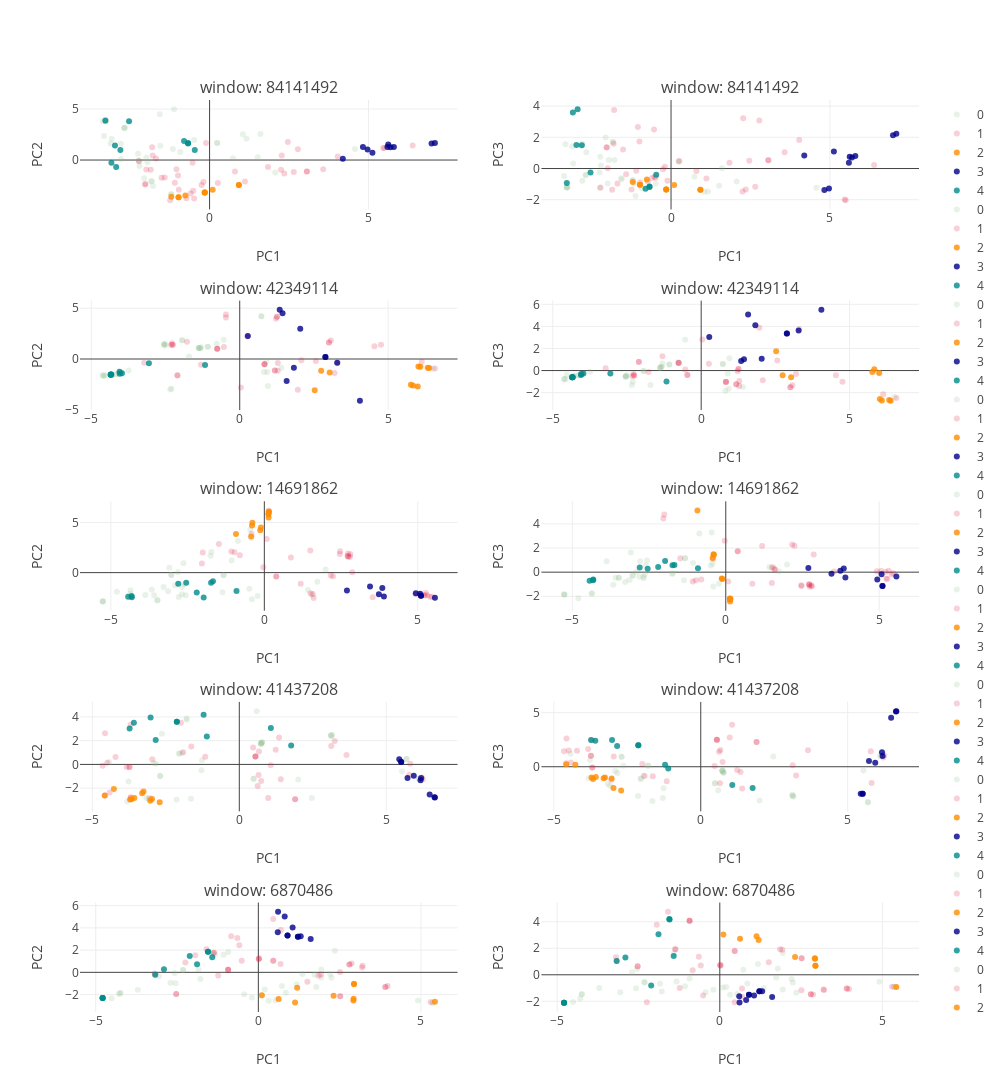

Source (notebook cell):
### Markdown cell above
### I. Local variation sample

Visualize genetic structure at local windows using PCA. Plot colors will correspond to the Mean shift clustering above. 

Use the list `plot_who` to plot only accessions from specific groups.

Use the list `shade` to lower the opacity of samples from specific groups.

### Code cell
## a look at local windows
from structure_tools.Tutorial_subplots import window_sample_plot

windows_pick= 5
Chr= 1

plot_who= []
shade= [0,1]

window_sample_plot(Windows,
                   label_select,
                   PCA_color_ref,
                   plot_who= plot_who,
                   shade= shade,
                   Chr= 1,
                   windows_pick= windows_pick,
                   height= 1500,width= 1000)

### Figure 1 — Plotly figure (JSON) as saved in the notebook; plotly's stock layout.template omitted (floating-point values rounded to 4 significant figures)
{"data": [{"marker": {"color": "darkseagreen", "line": {"width": 0}, "opacity": 0.2, "size": 6, "symbol": "circle"}, "mode": "markers", "name": "0", "type": "scatter", "uid": "997e47ba-b1a7-4291-a607-3b8f530bb353", "x": [-1.119, -0.4847, -2.668, -1.828, 4.576, -2.249, -3.28, -2.228, -3.322, -2.683, -2.683, -1.566, -1.955, -3.254, -1.778, -2.789, -3.28, -1.828, 1.513, 0.7363, 1.049, -1.208, -1.552, 0.2384, -1.154, 2.064, -2.79, -1.208, 1.163, 1.601, -3.111, -2.24, -3.28, -3.365, -2.205, -0.9228, 0.2384, -3.076, -1.99, -2.059], "xaxis": "x", "y": [4.982, 1.958, 3.177, -2.077, 1.091, 0.6182, 3.915, -0.1061, 2.346, 3.132, 3.132, 4.495, -0.2218, 3.845, -2.557, 0.08982, 3.915, -2.077, 0.2728, 0.1684, 2.52, -3.35, 1.39, 1.666, 1.089, -1.214, 1.598, -3.35, 2.096, 2.548, 1.625, -0.02553, 3.915, 3.795, -0.585, 0.7993, 1.666, 2.063, 0.2312, -1.787], "yaxis": "y"}, {"marker": {"color": "crimson", "line": {"width": 0}, "opacity": 0.2, "size": 6, "symbol": "circle"}, "mode": "markers", "name": "1", "type": "scatter", "uid": "57f956d0-1e25-4d35-9bd1-a7ab5968f8bb", "x": [-0.1927, 2.649, -0.1131, -0.9943, -1.242, 2.27, 3.574, -1.413, 2.351, 3.06, -1.095, -0.2532, 0.7986, -0.5982, -2.22, -1.791, 4.034, -0.5153, 0.2614, -1.992, -2.016, 6.389, 1.113, 5.464, -1.852, 3.06, -0.4865, -1.807, -1.043, -0.7276, 2.778, 2.463, -0.9694, 1.838, -1.686, -2.032, -1.509, 2.248, -0.5352, 5.496], "xaxis": "x", "y": [-2.143, -1.161, 1.668, -1.525, -3.938, 0.4343, -0.9148, -1.719, -1.321, -1.116, -2.215, -2.446, -1.115, -3.287, -0.1256, 0.4451, 0.3388, -2.999, -2.241, -0.9348, -2.346, 1.414, -2.1, 1.168, -0.959, -1.116, -3.763, 1.247, -0.8919, -3.738, 1.055, 1.77, -2.901, -0.6906, 0.1454, -2.388, -1.726, -0.9532, -0.2711, 1.173], "yaxis": "y"}, {"marker": {"color": "darkorange", "line": {"width": 0}, "opacity": 0.8, "size": 6, "symbol": "circle"}, "mode": "markers", "name": "2", "type": "scatter", "uid": "ae595684-f3d5-4687-926f-48b7ec7affaf", "x": [0.9224, -0.1519, -1.204, -0.1519, 0.9224, -0.9765, -0.9765, 0.09781, -0.1519, -0.7616], "xaxis": "x", "y": [-2.448, -3.172, -3.592, -3.172, -2.448, -3.64, -3.64, -2.915, -3.172, -3.472], "yaxis": "y"}, {"marker": {"color": "darkblue", "line": {"width": 0}, "opacity": 0.8, "size": 6, "symbol": "circle"}, "mode": "markers", "name": "3", "type": "scatter", "uid": "6eefe36d-e4de-4725-842f-de5486cb666e", "x": [5.596, 4.192, 5.693, 7.09, 5.798, 4.824, 5.621, 4.969, 6.984, 5.124], "xaxis": "x", "y": [1.277, 0.1337, 1.246, 1.662, 1.282, 1.271, 1.515, 1.033, 1.626, 0.718], "yaxis": "y"}, {"marker": {"color": "darkcyan", "line": {"width": 0}, "opacity": 0.8, "size": 6, "symbol": "circle"}, "mode": "markers", "name": "4", "type": "scatter", "uid": "1dd12e09-25bb-43ee-9f03-e64453a9382b", "x": [-0.6773, -0.6778, -2.806, -3.089, -3.279, -0.8036, -2.533, -2.977, -2.939, -0.4662], "xaxis": "x", "y": [1.674, 1.618, 0.9911, -0.2641, 3.863, 1.86, 3.811, 1.434, -0.6721, 0.9848], "yaxis": "y"}, {"marker": {"color": "darkseagreen", "line": {"width": 0}, "opacity": 0.2, "size": 6, "symbol": "circle"}, "mode": "markers", "name": "0", "type": "scatter", "uid": "22448760-90af-4521-a4aa-fe06ff33fa0b", "x": [-1.119, -0.4847, -2.668, -1.828, 4.576, -2.249, -3.28, -2.228, -3.322, -2.683, -2.683, -1.566, -1.955, -3.254, -1.778, -2.789, -3.28, -1.828, 1.513, 0.7363, 1.049, -1.208, -1.552, 0.2384, -1.154, 2.064, -2.79, -1.208, 1.163, 1.601, -3.111, -2.24, -3.28, -3.365, -2.205, -0.9228, 0.2384, -3.076, -1.99, -2.059], "xaxis": "x2", "y": [-1.76, -0.9835, 1.042, 1.694, -1.237, -0.2629, -1.211, 0.7592, 1.558, -0.4193, -0.4193, -0.6176, 0.5438, -1.171, 0.551, 1.583, -1.211, 1.694, -1.106, -0.5304, -1.492, -0.7528, -0.6891, 0.4485, -0.9673, -0.8289, -0.7852, -0.7528, -1.469, 0.01122, 1.406, -1.251, -1.211, -0.4857, 0.2014, -1.257, 0.4485, 0.324, -0.9627, 1.984], "yaxis": "y2"}, {"marker": {"color": "crimson", "line": {"width": 0}, "opacity": 0.2, "size": 6, "symbol": "circle"}, "mode": "markers", "name": "1", "type": "scatter", "uid": "f2bbb61a-1900-4eb4-996f-d8adb25fdcb7", "x": [-0.1927, 2.649, -0.1131, -0.9943, -1.242, 2.27, 3.574, -1.413, 2.351, 3.06, -1.095, -0.2532, 0.7986, -0.5982, -2.22, -1.791, 4.034, -0.5153, 0.2614, -1.992, -2.016, 6.389, 1.113, 5.464, -1.852, 3.06, -0.4865, -1.807, -1.043, -0.7276, 2.778, 2.463, -0.9694, 1.838, -1.686, -2.032, -1.509, 2.248, -0.5352, 5.496], "xaxis": "x2", "y": [0.1195, -1.167, -0.7865, 1.727, -1.35, 3.229, 1.043, -0.3698, -1.343, 0.5291, -0.1439, -0.03957, -0.1661, -0.6152, -1.21, 3.756, 1.821, -0.5281, 0.475, 0.0144, 1.369, 0.2289, -0.6385, -1.981, -1.359, 0.5291, -0.5857, 1.595, 2.66, -0.8359, 3.073, 0.5013, -0.8836, 0.3652, -0.9551, 1.349, 1.213, -1.48, 2.504, -2.032], "yaxis": "y2"}, {"marker": {"color": "darkorange", "line": {"width": 0}, "opacity": 0.8, "size": 6, "symbol": "circle"}, "mode": "markers", "name": "2", "type": "scatter", "uid": "4164df56-71a1-4842-ab8a-0f648f1e3fd8", "x": [0.9224, -0.1519, -1.204, -0.1519, 0.9224, -0.9765, -0.9765, 0.09781, -0.1519, -0.7616], "xaxis": "x2", "y": [-1.361, -1.346, -0.8637, -1.346, -1.361, -1.043, -1.043, -1.058, -1.346, -0.7028], "yaxis": "y2"}, {"marker": {"color": "darkblue", "line": {"width": 0}, "opacity": 0.8, "size": 6, "symbol": "circle"}, "mode": "markers", "name": "3", "type": "scatter", "uid": "cbd12172-4de8-40f4-ac93-c62e1eb8aa6d", "x": [5.596, 4.192, 5.693, 7.09, 5.798, 4.824, 5.621, 4.969, 6.984, 5.124], "xaxis": "x2", "y": [0.374, 0.8405, 0.7021, 2.231, 0.798, -1.379, 0.752, -1.283, 2.135, 1.083], "yaxis": "y2"}, {"marker": {"color": "darkcyan", "line": {"width": 0}, "opacity": 0.8, "size": 6, "symbol": "circle"}, "mode": "markers", "name": "4", "type": "scatter", "uid": "cca28d5b-d719-4b9a-8aaa-0eb44e51a12d", "x": [-0.6773, -0.6778, -2.806, -3.089, -3.279, -0.8036, -2.533, -2.977, -2.939, -0.4662], "xaxis": "x2", "y": [-1.189, -1.147, 1.496, 3.593, -0.9359, -1.303, -0.2487, 1.507, 3.801, -0.4034], "yaxis": "y2"}, {"marker": {"color": "darkseagreen", "line": {"width": 0}, "opacity": 0.2, "size": 6, "symbol": "circle"}, "mode": "markers", "name": "0", "type": "scatter", "uid": "a89f4536-60d3-4d08-84ad-265a24798cd1", "x": [-1.301, -1.336, -4.53, -4.618, -1.94, -1.708, -0.5381, -4.303, 0.7293, -1.94, -4.05, 5.926, -2.543, 0.7293, -0.7772, -1.38, -4.006, -2.543, -2.534, -2.336, 0.927, 0.8927, -2.301, -2.543, 1.403, -4.609, -1.336, -2.499, -1.075, 0.8168, -3.744, -4.153, -4.153, -4.568, -1.38, -1.075, 0.949, 6.506, -1.38, -4.303], "xaxis": "x3", "y": [1.153, 1.067, -1.625, -1.582, 1.857, 0.2413, 1.885, -1.565, 4.202, 1.857, -1.25, -2.701, 1.452, 4.202, 1.499, 1.094, -1.278, 1.452, 1.314, -3.004, -1.289, -0.2265, -2.918, 1.452, -0.8607, -1.683, 1.067, 1.425, 1.213, -1.28, -1.132, -1.482, -1.482, -1.637, 1.094, 1.213, -2.662, -0.923, 1.094, -1.565], "yaxis": "y3"}, {"marker": {"color": "crimson", "line": {"width": 0}, "opacity": 0.2, "size": 6, "symbol": "circle"}, "mode": "markers", "name": "1", "type": "scatter", "uid": "a088e324-da96-4ebd-895b-90e9cde6b1a4", "x": [1.224, 0.8372, -0.7555, 3.195, 0.8293, 6.131, 3.005, -2.283, -0.7555, -0.7633, 2.564, 6.575, -0.5342, 4.538, -0.4641, 1.283, 1.255, 3.071, 3.005, -2.254, 1.282, -0.4647, -4.012, -2.315, -1.777, 0.8372, 1.182, 0.2599, 4.76, 0.03664, 2.076, -2.262, -3.218, -2.099, 1.255, 1.182, 3.301, 1.958, -1.305, -2.099], "xaxis": "x3", "y": [3.976, -0.507, 1.007, -1.369, -0.5058, -0.2637, 1.637, 1.552, 1.007, 1.008, -0.2031, -0.9244, 1.172, 1.25, 4.088, -0.3879, 4.157, 1.818, 1.637, 1.393, -1.168, 4.379, -1.411, 1.371, 1.693, -0.507, -1.137, 2.217, 1.415, -2.815, -0.1226, 1.395, -0.3659, -1.605, 4.157, -1.137, -0.3986, -3.018, -0.5596, -1.612], "yaxis": "y3"}, {"marker": {"color": "darkorange", "line": {"width": 0}, "opacity": 0.8, "size": 6, "symbol": "circle"}, "mode": "markers", "name": "2", "type": "scatter", "uid": "6988bfb7-d3fc-4cc9-b27f-4e07408ffd35", "x": [5.998, 6.334, 5.766, 2.525, 6.02, 5.832, 6.382, 2.744, 3.031, 6.087], "xaxis": "x3", "y": [-2.697, -0.8732, -2.544, -3.067, -0.7396, -2.611, -0.8976, -1.158, -1.333, -0.7605], "yaxis": "y3"}, {"marker": {"color": "darkblue", "line": {"width": 0}, "opacity": 0.8, "size": 6, "symbol": "circle"}, "mode": "markers", "name": "3", "type": "scatter", "uid": "c7c1fda3-5d43-437c-ba5b-86a4ba3ac4c3", "x": [4.049, 1.346, 2.039, 1.581, 0.2722, 1.442, 3.282, 2.886, 1.824, 2.886], "xaxis": "x3", "y": [-4.121, 4.84, 2.97, -2.159, 2.276, 4.496, -0.366, 0.2003, -0.8509, 0.2003], "yaxis": "y3"}, {"marker": {"color": "darkcyan", "line": {"width": 0}, "opacity": 0.8, "size": 6, "symbol": "circle"}, "mode": "markers", "name": "4", "type": "scatter", "uid": "37980eeb-4b3d-47a3-847e-5a6ee1b4665e", "x": [-4.336, -4.05, -1.168, -3.059, -4.042, -4.332, -4.347, -4.332, -3.968, -4.347], "xaxis": "x3", "y": [-1.537, -1.25, -0.5951, -0.4237, -1.44, -1.533, -1.548, -1.533, -1.397, -1.548], "yaxis": "y3"}, {"marker": {"color": "darkseagreen", "line": {"width": 0}, "opacity": 0.2, "size": 6, "symbol": "circle"}, "mode": "markers", "name": "0", "type": "scatter", "uid": "70e48d5d-6c59-481e-9bee-ea21ccd44977", "x": [-1.301, -1.336, -4.53, -4.618, -1.94, -1.708, -0.5381, -4.303, 0.7293, -1.94, -4.05, 5.926, -2.543, 0.7293, -0.7772, -1.38, -4.006, -2.543, -2.534, -2.336, 0.927, 0.8927, -2.301, -2.543, 1.403, -4.609, -1.336, -2.499, -1.075, 0.8168, -3.744, -4.153, -4.153, -4.568, -1.38, -1.075, 0.949, 6.506, -1.38, -4.303], "xaxis": "x4", "y": [0.6483, 0.3471, -0.3914, -0.7715, -0.03725, -1.317, 2.781, -0.4997, 0.6035, -0.03725, -0.3978, -0.1278, -0.5404, 0.6035, 0.7461, 0.243, -0.2936, -0.5404, -0.5238, -1.315, -1.651, -0.2757, -1.014, -0.5404, -1.494, -0.7968, 0.3471, -0.4362, 0.54, -1.835, -0.1007, -0.4403, -0.4403, -0.7601, 0.243, 0.54, 1.125, -2.401, 0.243, -0.4997], "yaxis": "y4"}, {"marker": {"color": "crimson", "line": {"width": 0}, "opacity": 0.2, "size": 6, "symbol": "circle"}, "mode": "markers", "name": "1", "type": "scatter", "uid": "6791bb51-8462-4e69-a255-e1855a85dc9d", "x": [1.224, 0.8372, -0.7555, 3.195, 0.8293, 6.131, 3.005, -2.283, -0.7555, -0.7633, 2.564, 6.575, -0.5342, 4.538, -0.4641, 1.283, 1.255, 3.071, 3.005, -2.254, 1.282, -0.4647, -4.012, -2.315, -1.777, 0.8372, 1.182, 0.2599, 4.76, 0.03664, 2.076, -2.262, -3.218, -2.099, 1.255, 1.182, 3.301, 1.958, -1.305, -2.099], "xaxis": "x4", "y": [-0.06332, -1.039, 0.6782, -0.3045, -1.014, -2.139, -1.503, -0.3011, 0.6782, 0.7033, 0.9216, -2.496, 0.09097, -0.4214, -0.4125, -0.9375, 0.1494, -1.338, -1.503, -0.451, -1.396, -0.3926, -0.2967, -0.5138, -0.1369, -1.039, -1.244, 0.6072, -1.009, 2.808, -0.8801, -0.4258, 0.2195, 0.7712, 0.1494, -1.244, 3.758, 3.875, 1.287, 0.7951], "yaxis": "y4"}, {"marker": {"color": "darkorange", "line": {"width": 0}, "opacity": 0.8, "size": 6, "symbol": "circle"}, "mode": "markers", "name": "2", "type": "scatter", "uid": "0c46fb22-f27b-4d27-97b4-b26a2f59e692", "x": [5.998, 6.334, 5.766, 2.525, 6.02, 5.832, 6.382, 2.744, 3.031, 6.087], "xaxis": "x4", "y": [-0.2112, -2.671, -0.1203, 1.738, -2.586, 0.1146, -2.746, -0.4201, -0.6155, -2.704], "yaxis": "y4"}, {"marker": {"color": "darkblue", "line": {"width": 0}, "opacity": 0.8, "size": 6, "symbol": "circle"}, "mode": "markers", "name": "3", "type": "scatter", "uid": "9d78dd1f-7ab4-40cb-8f3a-821616f65305", "x": [4.049, 1.346, 2.039, 1.581, 0.2722, 1.442, 3.282, 2.886, 1.824, 2.886], "xaxis": "x4", "y": [5.499, 0.859, 1.075, 5.072, 3.029, 1.014, 3.622, 3.351, 4.096, 3.351], "yaxis": "y4"}, {"marker": {"color": "darkcyan", "line": {"width": 0}, "opacity": 0.8, "size": 6, "symbol": "circle"}, "mode": "markers", "name": "4", "type": "scatter", "uid": "69808d83-bc7a-49fa-b763-d3f30cc44f55", "x": [-4.336, -4.05, -1.168, -3.059, -4.042, -4.332, -4.347, -4.332, -3.968, -4.347], "xaxis": "x4", "y": [-0.6011, -0.3978, -1.0, -0.2756, -0.3106, -0.5988, -0.6057, -0.5988, -0.2776, -0.6057], "yaxis": "y4"}, {"marker": {"color": "darkseagreen", "line": {"width": 0}, "opacity": 0.2, "size": 6, "symbol": "circle"}, "mode": "markers", "name": "0", "type": "scatter", "uid": "7db27896-86e4-4331-a80c-799ab6560aa9", "x": [-3.033, -5.269, -0.4893, -1.329, -2.789, -4.804, -1.329, -3.281, -2.812, -1.725, -2.605, -0.2201, -3.485, -0.4059, -3.097, -3.134, -4.369, -1.064, -3.033, 1.729, 1.545, -5.25, -1.362, -3.485, -2.676, -0.8606, 1.997, 1.42, -2.563, -2.685, -0.4587, -2.636, -3.666, -0.4292, -2.906, -1.751, -3.878, -5.269, -4.359, -3.591], "xaxis": "x5", "y": [-0.226, -2.882, -1.616, -0.2727, -2.427, -1.901, -0.2727, -1.428, 0.0343, 2.056, -1.124, -2.338, -2.746, -2.661, 0.4893, -1.852, -2.104, 1.213, -0.226, -0.9147, -2.218, -2.867, -1.955, -2.746, -1.445, 3.145, 0.3024, -1.742, -2.266, -2.166, 4.302, 0.9344, -1.696, 3.458, -1.271, 1.693, -2.243, -2.882, -1.761, -2.255], "yaxis": "y5"}, {"marker": {"color": "crimson", "line": {"width": 0}, "opacity": 0.2, "size": 6, "symbol": "circle"}, "mode": "markers", "name": "1", "type": "scatter", "uid": "e1762e21-5cfd-4e74-9968-e4dba847b685", "x": [5.405, -2.006, 5.208, 0.389, 2.738, -1.076, 1.499, 5.308, 0.07983, -1.482, 5.264, 0.136, -0.03437, 2.803, 2.716, 2.716, 1.58, -0.9727, -0.7987, 2.791, 2.728, 5.458, 0.1411, 3.532, 5.229, 2.238, -0.4172, 0.389, 1.504, 5.063, 4.926, 2.457, 2.163, 0.8651, 2.864, 0.1296, 1.185, 1.606, 2.469, -2.035], "xaxis": "x5", "y": [-2.399, 2.015, -2.239, -0.3972, 1.571, 2.096, 2.208, -2.249, 3.344, 2.857, -2.044, 5.814, 0.5291, 1.844, 1.647, 1.647, -2.145, 2.039, 1.723, 1.573, 1.918, -2.397, 6.199, -2.467, -2.291, -0.3618, 3.879, -0.3972, -2.07, -2.168, -2.162, 1.859, -0.2875, 1.503, 0.02787, 5.928, -1.113, -2.537, 2.13, 0.922], "yaxis": "y5"}, {"marker": {"color": "darkorange", "line": {"width": 0}, "opacity": 0.8, "size": 6, "symbol": "circle"}, "mode": "markers", "name": "2", "type": "scatter", "uid": "342d9817-a3c2-4333-a29a-40a33f147609", "x": [-0.1321, -0.3999, -0.4286, 0.1389, 0.136, -0.9243, 0.1474, -0.3884, -0.1113, 0.1474], "xaxis": "x5", "y": [4.232, 4.702, 3.608, 5.51, 5.814, 3.861, 6.085, 4.973, 4.499, 6.085], "yaxis": "y5"}, {"marker": {"color": "darkblue", "line": {"width": 0}, "opacity": 0.8, "size": 6, "symbol": "circle"}, "mode": "markers", "name": "3", "type": "scatter", "uid": "b6e2f869-3909-44c8-8546-b40208d0b46a", "x": [5.559, 3.444, 5.106, 4.936, 5.106, 3.733, 2.691, 5.076, 3.896, 3.845], "xaxis": "x5", "y": [-2.512, -1.38, -2.311, -2.064, -2.311, -2.147, -1.773, -2.119, -2.388, -1.536], "yaxis": "y5"}, {"marker": {"color": "darkcyan", "line": {"width": 0}, "opacity": 0.8, "size": 6, "symbol": "circle"}, "mode": "markers", "name": "4", "type": "scatter", "uid": "3fb52545-70e5-4685-8bdd-9470dedabda4", "x": [-1.736, -1.674, -2.804, -4.326, -0.907, -2.203, -1.977, -4.318, -4.437, -2.545], "xaxis": "x5", "y": [-1.009, -0.8537, -1.105, -2.339, -1.841, -1.976, -2.491, -2.457, -2.409, -1.016], "yaxis": "y5"}, {"marker": {"color": "darkseagreen", "line": {"width": 0}, "opacity": 0.2, "size": 6, "symbol": "circle"}, "mode": "markers", "name": "0", "type": "scatter", "uid": "1a84081e-597d-4c6a-a039-3a7d7c1ffd86", "x": [-3.033, -5.269, -0.4893, -1.329, -2.789, -4.804, -1.329, -3.281, -2.812, -1.725, -2.605, -0.2201, -3.485, -0.4059, -3.097, -3.134, -4.369, -1.064, -3.033, 1.729, 1.545, -5.25, -1.362, -3.485, -2.676, -0.8606, 1.997, 1.42, -2.563, -2.685, -0.4587, -2.636, -3.666, -0.4292, -2.906, -1.751, -3.878, -5.269, -4.359, -3.591], "xaxis": "x6", "y": [-0.2661, -1.846, 0.5607, 1.145, 0.9119, -2.166, 1.145, -0.8132, -0.383, -0.09811, 0.57, -0.9552, -0.4682, -1.182, 1.633, -0.6398, -1.798, 0.7701, -0.2661, 0.08409, 0.4259, -1.849, -0.6711, -0.4682, -0.5057, 3.213, 0.6281, 0.428, 0.9689, -0.3837, 3.283, -0.1971, -1.04, 0.691, 0.04378, -0.1446, 0.9139, -1.846, -1.747, -0.4692], "yaxis": "y6"}, {"marker": {"color": "crimson", "line": {"width": 0}, "opacity": 0.2, "size": 6, "symbol": "circle"}, "mode": "markers", "name": "1", "type": "scatter", "uid": "2dde8020-8181-4a16-ab02-50da609b6f78", "x": [5.405, -2.006, 5.208, 0.389, 2.738, -1.076, 1.499, 5.308, 0.07983, -1.482, 5.264, 0.136, -0.03437, 2.803, 2.716, 2.716, 1.58, -0.9727, -0.7987, 2.791, 2.728, 5.458, 0.1411, 3.532, 5.229, 2.238, -0.4172, 0.389, 1.504, 5.063, 4.926, 2.457, 2.163, 0.8651, 2.864, 0.1296, 1.185, 1.606, 2.469, -2.035], "xaxis": "x6", "y": [-0.191, 4.773, 0.02197, 1.741, -1.208, -0.7772, -0.8901, 0.1109, -0.7744, 1.152, -0.566, -2.175, 2.608, -1.157, -1.01, -1.01, 0.2833, -0.676, -0.6019, -1.114, -1.053, -0.09676, -2.276, 0.0503, -0.5305, 2.182, 1.122, 1.741, 0.3872, 0.08933, 0.082, -1.095, 2.286, -0.9669, 1.465, -2.233, 2.169, 0.1974, -1.138, 4.448], "yaxis": "y6"}, {"marker": {"color": "darkorange", "line": {"width": 0}, "opacity": 0.8, "size": 6, "symbol": "circle"}, "mode": "markers", "name": "2", "type": "scatter", "uid": "f29c9e8a-9d4f-4abc-a337-a6cc0679a61c", "x": [-0.1321, -0.3999, -0.4286, 0.1389, 0.136, -0.9243, 0.1474, -0.3884, -0.1113, 0.1474], "xaxis": "x6", "y": [-0.5206, 1.49, 1.165, -2.431, -2.175, 5.112, -2.218, 1.447, -0.5624, -2.218], "yaxis": "y6"}, {"marker": {"color": "darkblue", "line": {"width": 0}, "opacity": 0.8, "size": 6, "symbol": "circle"}, "mode": "markers", "name": "3", "type": "scatter", "uid": "ffc9d020-903e-4896-8bfb-622af382b5ba", "x": [5.559, 3.444, 5.106, 4.936, 5.106, 3.733, 2.691, 5.076, 3.896, 3.845], "xaxis": "x6", "y": [-0.3596, -0.1227, -1.152, -0.5979, -1.152, 0.122, 0.3468, -0.1683, -0.4345, 0.2966], "yaxis": "y6"}, {"marker": {"color": "darkcyan", "line": {"width": 0}, "opacity": 0.8, "size": 6, "symbol": "circle"}, "mode": "markers", "name": "4", "type": "scatter", "uid": "0d58be32-8c64-44d6-a7b5-3e7100844391", "x": [-1.736, -1.674, -2.804, -4.326, -0.907, -2.203, -1.977, -4.318, -4.437, -2.545], "xaxis": "x6", "y": [0.5795, 0.6014, 0.3803, -0.66, 0.3291, 0.4233, 0.9211, -0.6033, -0.7074, 0.2886], "yaxis": "y6"}, {"marker": {"color": "darkseagreen", "line": {"width": 0}, "opacity": 0.2, "size": 6, "symbol": "circle"}, "mode": "markers", "name": "0", "type": "scatter", "uid": "82e53a9e-8420-40d2-ae39-ff3189940fc3", "x": [6.116, 0.4866, 6.116, 0.773, 3.157, -1.791, 5.536, -2.041, 5.688, -1.288, -1.794, -2.134, -2.835, 5.688, 3.121, 0.7364, -3.769, 0.773, 0.726, -3.161, -2.911, 2.004, 2.468, 0.773, -1.947, -4.429, 0.4866, -3.085, 3.124, -3.814, 0.5928, -2.694, -2.694, -2.634, 0.7364, 3.124, -1.267, -1.644, 0.7364, -2.041], "xaxis": "x7", "y": [-1.209, -1.199, -1.209, 1.851, 2.478, 3.86, -0.5652, 0.922, 0.4542, -0.4928, 3.763, -2.982, 0.05591, 0.4542, 2.366, 1.739, -1.43, 1.851, 1.833, -2.819, 0.1189, -1.278, -2.829, 1.851, 0.9584, 0.1981, -1.199, -2.882, 2.463, -3.116, 4.487, -0.9646, -0.9646, 2.592, 1.739, 2.463, 0.3445, -2.898, 1.739, 0.922], "yaxis": "y7"}, {"marker": {"color": "crimson", "line": {"width": 0}, "opacity": 0.2, "size": 6, "symbol": "circle"}, "mode": "markers", "name": "1", "type": "scatter", "uid": "9f45f16b-57f6-4375-b8a7-7c055b396a6d", "x": [1.899, 0.5491, -3.699, -4.573, 3.128, 0.6261, -3.691, 1.353, 0.6672, 3.246, -3.044, -4.413, 1.068, 0.7442, -3.736, 5.784, 1.238, 0.6557, -3.691, -3.736, -4.49, 1.41, -4.567, -2.961, 5.813, 0.5491, 0.5491, 1.899, -3.831, 3.646, -1.912, -1.157, -1.989, -4.211, 6.214, 0.4707, 6.244, 0.985, -1.633, -4.65], "xaxis": "x7", "y": [-2.932, 0.6691, 3.332, -2.615, 1.547, -1.827, -2.777, 2.261, 1.097, 1.975, -2.856, -2.358, -0.07689, -1.398, -0.2213, -0.8672, 1.236, -0.8956, -2.777, -0.2213, 0.138, -1.255, 2.634, 0.4397, 0.06376, 0.6691, 0.6691, -2.932, -0.2262, 0.8011, 1.016, 0.6567, 3.512, 0.6258, -1.111, 1.421, -1.275, -2.83, 1.504, -0.1189], "yaxis": "y7"}, {"marker": {"color": "darkorange", "line": {"width": 0}, "opacity": 0.8, "size": 6, "symbol": "circle"}, "mode": "markers", "name": "2", "type": "scatter", "uid": "f015bf40-8ecd-422c-96dd-19b986b6bb75", "x": [-3.57, -3.665, -2.708, -3.26, -3.031, -2.97, -3.716, -3.305, -4.267, -4.579], "xaxis": "x7", "y": [-2.818, -2.938, -3.176, -2.288, -3.054, -2.915, -2.964, -2.437, -2.061, -2.609], "yaxis": "y7"}, {"marker": {"color": "darkblue", "line": {"width": 0}, "opacity": 0.8, "size": 6, "symbol": "circle"}, "mode": "markers", "name": "3", "type": "scatter", "uid": "67a788be-b77d-404b-a8c4-0a0e1d48cdc6", "x": [6.477, 5.509, 5.443, 6.656, 5.723, 5.509, 6.185, 5.936, 6.641, 6.166], "xaxis": "x7", "y": [-2.539, 0.2086, 0.4253, -2.786, -1.137, 0.2086, -1.147, -0.9612, -2.773, -1.325], "yaxis": "y7"}, {"marker": {"color": "darkcyan", "line": {"width": 0}, "opacity": 0.8, "size": 6, "symbol": "circle"}, "mode": "markers", "name": "4", "type": "scatter", "uid": "88312fce-3e23-45b0-a2b5-ef0c4e713bfd", "x": [-3.732, -1.214, -1.105, 1.765, -3.018, -2.125, -3.587, -2.125, 1.073, -2.844], "xaxis": "x7", "y": [3.029, 4.173, 2.35, 1.602, 3.956, 3.588, 3.512, 3.588, 3.064, 2.058], "yaxis": "y7"}, {"marker": {"color": "darkseagreen", "line": {"width": 0}, "opacity": 0.2, "size": 6, "symbol": "circle"}, "mode": "markers", "name": "0", "type": "scatter", "uid": "170ade6e-aa9a-479f-acac-e46f0b9132a7", "x": [6.116, 0.4866, 6.116, 0.773, 3.157, -1.791, 5.536, -2.041, 5.688, -1.288, -1.794, -2.134, -2.835, 5.688, 3.121, 0.7364, -3.769, 0.773, 0.726, -3.161, -2.911, 2.004, 2.468, 0.773, -1.947, -4.429, 0.4866, -3.085, 3.124, -3.814, 0.5928, -2.694, -2.694, -2.634, 0.7364, 3.124, -1.267, -1.644, 0.7364, -2.041], "xaxis": "x8", "y": [0.9901, -1.53, 0.9901, -0.5411, -2.778, 0.05826, -0.3396, -1.121, -3.271, -2.88, 0.1425, -2.704, -0.5815, -3.271, -2.588, -0.351, 0.6231, -0.5411, -0.4248, -1.568, -0.3882, -3.118, 0.9529, -0.5411, -0.8438, 1.2, -1.53, -1.761, -2.672, -1.07, -2.178, 0.9257, 0.9257, 0.08097, -0.351, -2.672, -1.992, -3.155, -0.351, -1.121], "yaxis": "y8"}, {"marker": {"color": "crimson", "line": {"width": 0}, "opacity": 0.2, "size": 6, "symbol": "circle"}, "mode": "markers", "name": "1", "type": "scatter", "uid": "e2ffe7b6-2240-4939-b705-6498ba5440f1", "x": [1.899, 0.5491, -3.699, -4.573, 3.128, 0.6261, -3.691, 1.353, 0.6672, 3.246, -3.044, -4.413, 1.068, 0.7442, -3.736, 5.784, 1.238, 0.6557, -3.691, -3.736, -4.49, 1.41, -4.567, -2.961, 5.813, 0.5491, 0.5491, 1.899, -3.831, 3.646, -1.912, -1.157, -1.989, -4.211, 6.214, 0.4707, 6.244, 0.985, -1.633, -4.65], "xaxis": "x8", "y": [2.289, 2.498, 2.445, 0.3336, 0.1436, 1.392, -0.07821, -0.4905, 1.541, -0.8132, -1.196, 0.402, 3.885, 0.4348, 1.018, 1.424, -0.2976, -1.53, -0.07821, 1.018, 1.508, -2.02, 2.615, 0.9509, -1.497, 2.498, 2.498, 2.289, 1.634, 1.531, -0.846, -1.336, 0.2604, 1.478, 0.8471, 0.06256, 1.051, 2.71, -0.8761, 1.44], "yaxis": "y8"}, {"marker": {"color": "darkorange", "line": {"width": 0}, "opacity": 0.8, "size": 6, "symbol": "circle"}, "mode": "markers", "name": "2", "type": "scatter", "uid": "9afcd173-5a83-4921-9a35-addec79edb37", "x": [-3.57, -3.665, -2.708, -3.26, -3.031, -2.97, -3.716, -3.305, -4.267, -4.579], "xaxis": "x8", "y": [-0.9401, -1.133, -2.207, -0.9934, -1.082, -1.963, -0.9832, -1.074, 0.1809, 0.221], "yaxis": "y8"}, {"marker": {"color": "darkblue", "line": {"width": 0}, "opacity": 0.8, "size": 6, "symbol": "circle"}, "mode": "markers", "name": "3", "type": "scatter", "uid": "2a667504-6b40-454b-bad1-ee979e9c0cd4", "x": [6.477, 5.509, 5.443, 6.656, 5.723, 5.509, 6.185, 5.936, 6.641, 6.166], "xaxis": "x8", "y": [4.522, -2.49, -2.499, 5.138, 0.5347, -2.49, 0.9965, 0.3745, 5.108, 1.339], "yaxis": "y8"}, {"marker": {"color": "darkcyan", "line": {"width": 0}, "opacity": 0.8, "size": 6, "symbol": "circle"}, "mode": "markers", "name": "4", "type": "scatter", "uid": "7ba44976-7f5c-4af1-a2ec-c3e43a8fe89e", "x": [-3.732, -1.214, -1.105, 1.765, -3.018, -2.125, -3.587, -2.125, 1.073, -2.844], "xaxis": "x8", "y": [2.481, 0.1931, -0.1588, -1.965, 2.48, 1.994, 2.391, 1.994, -1.688, 1.926], "yaxis": "y8"}, {"marker": {"color": "darkseagreen", "line": {"width": 0}, "opacity": 0.2, "size": 6, "symbol": "circle"}, "mode": "markers", "name": "0", "type": "scatter", "uid": "6ada157b-4f8d-460c-b15b-bc02ebb8768b", "x": [-2.573, -0.9272, 2.353, -2.7, -4.245, 1.935, 1.935, 1.732, 0.8468, 5.359, -0.1985, -0.4359, -2.314, 2.209, 0.3173, -1.071, -1.838, 0.08596, -3.706, 4.907, 0.1971, 1.783, 1.351, -2.314, -4.512, -4.788, 5.359, 1.175, 0.7229, -4.292, -1.783, 2.248, -3.059, -4.245, -1.404, -4.788, -4.788, -1.33, 0.5305, -2.544], "xaxis": "x9", "y": [-0.05735, 1.822, 1.941, -0.9297, -1.856, 0.2667, -0.4738, -0.2111, -1.838, -2.739, -2.273, -1.974, 0.2058, -0.149, -2.552, 1.576, 0.2679, -2.091, -1.572, -2.524, -1.555, -1.309, -0.1591, 0.2058, -2.326, -2.301, -2.739, -1.064, -1.23, -1.948, -0.6063, -0.4907, -0.349, -1.856, 1.702, -2.301, -2.301, 1.603, -2.513, -0.9706], "yaxis": "y9"}, {"marker": {"color": "crimson", "line": {"width": 0}, "opacity": 0.2, "size": 6, "symbol": "circle"}, "mode": "markers", "name": "1", "type": "scatter", "uid": "425eec26-9f6d-4d55-bb71-8e427a3a8faf", "x": [3.972, 0.01821, -0.6459, -2.527, -3.174, 0.458, -1.938, -0.5117, 2.516, 0.6909, 3.903, 3.188, -1.368, 3.205, -2.243, -0.9292, 0.458, 3.903, 1.851, 5.296, 0.01821, -1.593, 2.799, -0.5849, -0.9292, -1.368, 2.868, -2.527, 0.6835, 0.4573, 0.0103, 2.516, -1.234, 2.799, 2.509, 1.506, -3.191, -0.8351, -0.9292, 1.921], "xaxis": "x9", "y": [-1.226, 1.237, 3.084, -1.96, -0.2228, 1.053, 1.536, 1.04, -2.146, 3.808, -1.321, 0.4247, 1.765, 0.5939, 0.8963, 0.228, 1.053, -1.321, -0.2998, -2.674, 1.237, 2.074, 0.7097, 2.429, 0.228, 1.765, 0.8053, -1.96, 0.7436, 4.799, 1.169, -2.146, -0.2783, 0.7097, 0.03109, -0.8385, -0.1132, 3.251, 0.228, -0.2041], "yaxis": "y9"}, {"marker": {"color": "darkorange", "line": {"width": 0}, "opacity": 0.8, "size": 6, "symbol": "circle"}, "mode": "markers", "name": "2", "type": "scatter", "uid": "c78267fc-a1bb-4f81-b85d-c1c8f59cbb0f", "x": [0.6226, 0.1091, 5.429, 2.941, 1.193, 2.313, 2.929, 2.923, 2.941, 1.129], "xaxis": "x9", "y": [-2.397, -2.052, -2.643, -1.057, -1.379, -2.114, -2.383, -2.544, -1.057, -2.719], "yaxis": "y9"}, {"marker": {"color": "darkblue", "line": {"width": 0}, "opacity": 0.8, "size": 6, "symbol": "circle"}, "mode": "markers", "name": "3", "type": "scatter", "uid": "fad00bf2-5b75-4479-9264-b044a76dc2d6", "x": [0.6068, 1.216, 1.302, 0.5974, 0.8956, 1.054, 1.216, 0.8984, 0.8105, 1.609], "xaxis": "x9", "y": [5.45, 3.192, 3.237, 3.603, 3.31, 4.032, 3.192, 3.326, 5.02, 3.009], "yaxis": "y9"}, {"marker": {"color": "darkcyan", "line": {"width": 0}, "opacity": 0.8, "size": 6, "symbol": "circle"}, "mode": "markers", "name": "4", "type": "scatter", "uid": "888a9e22-55e9-4678-830a-bd04c0c86c66", "x": [-1.544, -4.788, -1.884, -2.903, -1.418, -1.552, -4.788, -2.11, -4.788, -3.17], "xaxis": "x9", "y": [1.862, -2.301, 0.7347, 0.2795, 1.363, 1.856, -2.301, 1.481, -2.301, -0.2223], "yaxis": "y9"}, {"marker": {"color": "darkseagreen", "line": {"width": 0}, "opacity": 0.2, "size": 6, "symbol": "circle"}, "mode": "markers", "name": "0", "type": "scatter", "uid": "fb5b1d3d-e41a-4ac8-8ef8-1a0691bac7e2", "x": [-2.573, -0.9272, 2.353, -2.7, -4.245, 1.935, 1.935, 1.732, 0.8468, 5.359, -0.1985, -0.4359, -2.314, 2.209, 0.3173, -1.071, -1.838, 0.08596, -3.706, 4.907, 0.1971, 1.783, 1.351, -2.314, -4.512, -4.788, 5.359, 1.175, 0.7229, -4.292, -1.783, 2.248, -3.059, -4.245, -1.404, -4.788, -4.788, -1.33, 0.5305, -2.544], "xaxis": "x10", "y": [-1.018, -0.2731, -1.36, 0.1857, -1.473, -1.109, 1.65, -0.2069, -0.649, -0.9028, -1.126, -1.325, -0.5539, -0.3226, -1.506, -0.871, -0.6695, -0.9521, -1.002, -0.5209, -0.9155, 0.4651, -1.004, -0.5539, -2.053, -2.111, -0.9028, 0.8185, 0.3791, -1.781, -1.254, -0.5872, -1.311, -1.473, 1.642, -2.111, -2.111, -0.5108, -1.449, 0.4424], "yaxis": "y10"}, {"marker": {"color": "crimson", "line": {"width": 0}, "opacity": 0.2, "size": 6, "symbol": "circle"}, "mode": "markers", "name": "1", "type": "scatter", "uid": "6008ecdc-9f59-4a3c-a802-ea53cff1533c", "x": [3.972, 0.01821, -0.6459, -2.527, -3.174, 0.458, -1.938, -0.5117, 2.516, 0.6909, 3.903, 3.188, -1.368, 3.205, -2.243, -0.9292, 0.458, 3.903, 1.851, 5.296, 0.01821, -1.593, 2.799, -0.5849, -0.9292, -1.368, 2.868, -2.527, 0.6835, 0.4573, 0.0103, 2.516, -1.234, 2.799, 2.509, 1.506, -3.191, -0.8351, -0.9292, 1.921], "xaxis": "x10", "y": [-1.066, 0.6922, 1.369, 0.6442, 1.048, 1.789, 3.768, -1.559, 1.248, -1.657, -1.039, -1.101, 1.929, -1.149, -2.063, 4.076, 1.789, -1.039, 1.924, -0.9042, 0.6922, 4.753, -1.46, 0.6945, 4.076, 1.929, -1.486, 0.6442, -1.035, -2.065, 0.759, 1.248, -0.9995, -1.46, -1.175, 0.9393, 1.321, 0.3343, 4.076, 1.898], "yaxis": "y10"}, {"marker": {"color": "darkorange", "line": {"width": 0}, "opacity": 0.8, "size": 6, "symbol": "circle"}, "mode": "markers", "name": "2", "type": "scatter", "uid": "3a5b7a10-7092-4d27-be39-d4e56e20f580", "x": [0.6226, 0.1091, 5.429, 2.941, 1.193, 2.313, 2.929, 2.923, 2.941, 1.129], "xaxis": "x10", "y": [2.724, 3.048, -0.929, 0.6835, 2.632, 1.344, 1.215, 1.243, 0.6835, 2.911], "yaxis": "y10"}, {"marker": {"color": "darkblue", "line": {"width": 0}, "opacity": 0.8, "size": 6, "symbol": "circle"}, "mode": "markers", "name": "3", "type": "scatter", "uid": "e94c802d-76c9-4dda-b0c1-680302ad57ed", "x": [0.6068, 1.216, 1.302, 0.5974, 0.8956, 1.054, 1.216, 0.8984, 0.8105, 1.609], "xaxis": "x10", "y": [-2.088, -1.248, -1.237, -1.622, -1.505, -1.563, -1.248, -1.514, -1.899, -1.685], "yaxis": "y10"}, {"marker": {"color": "darkcyan", "line": {"width": 0}, "opacity": 0.8, "size": 6, "symbol": "circle"}, "mode": "markers", "name": "4", "type": "scatter", "uid": "d977f1e9-457c-496e-9100-92f6ef1c2018", "x": [-1.544, -4.788, -1.884, -2.903, -1.418, -1.552, -4.788, -2.11, -4.788, -3.17], "xaxis": "x10", "y": [4.179, -2.111, 3.054, 1.302, 1.413, 4.202, -2.111, -0.8017, -2.111, 1.045], "yaxis": "y10"}], "layout": {"annotations": [{"font": {"size": 16}, "showarrow": false, "text": "window: 84141492", "x": 0.225, "xanchor": "center", "xref": "paper", "y": 1, "yanchor": "bottom", "yref": "paper"}, {"font": {"size": 16}, "showarrow": false, "text": "window: 84141492", "x": 0.775, "xanchor": "center", "xref": "paper", "y": 1, "yanchor": "bottom", "yref": "paper"}, {"font": {"size": 16}, "showarrow": false, "text": "window: 42349114", "x": 0.225, "xanchor": "center", "xref": "paper", "y": 0.78, "yanchor": "bottom", "yref": "paper"}, {"font": {"size": 16}, "showarrow": false, "text": "window: 42349114", "x": 0.775, "xanchor": "center", "xref": "paper", "y": 0.78, "yanchor": "bottom", "yref": "paper"}, {"font": {"size": 16}, "showarrow": false, "text": "window: 14691862", "x": 0.225, "xanchor": "center", "xref": "paper", "y": 0.56, "yanchor": "bottom", "yref": "paper"}, {"font": {"size": 16}, "showarrow": false, "text": "window: 14691862", "x": 0.775, "xanchor": "center", "xref": "paper", "y": 0.56, "yanchor": "bottom", "yref": "paper"}, {"font": {"size": 16}, "showarrow": false, "text": "window: 41437208", "x": 0.225, "xanchor": "center", "xref": "paper", "y": 0.34, "yanchor": "bottom", "yref": "paper"}, {"font": {"size": 16}, "showarrow": false, "text": "window: 41437208", "x": 0.775, "xanchor": "center", "xref": "paper", "y": 0.34, "yanchor": "bottom", "yref": "paper"}, {"font": {"size": 16}, "showarrow": false, "text": "window: 6870486", "x": 0.225, "xanchor": "center", "xref": "paper", "y": 0.12, "yanchor": "bottom", "yref": "paper"}, {"font": {"size": 16}, "showarrow": false, "text": "window: 6870486", "x": 0.775, "xanchor": "center", "xref": "paper", "y": 0.12, "yanchor": "bottom", "yref": "paper"}], "height": 1500, "width": 1000, "xaxis": {"anchor": "y", "domain": [0, 0.45], "title": "PC1"}, "xaxis10": {"anchor": "y10", "domain": [0.55, 1], "title": "PC1"}, "xaxis2": {"anchor": "y2", "domain": [0.55, 1], "title": "PC1"}, "xaxis3": {"anchor": "y3", "domain": [0, 0.45], "title": "PC1"}, "xaxis4": {"anchor": "y4", "domain": [0.55, 1], "title": "PC1"}, "xaxis5": {"anchor": "y5", "domain": [0, 0.45], "title": "PC1"}, "xaxis6": {"anchor": "y6", "domain": [0.55, 1], "title": "PC1"}, "xaxis7": {"anchor": "y7", "domain": [0, 0.45], "title": "PC1"}, "xaxis8": {"anchor": "y8", "domain": [0.55, 1], "title": "PC1"}, "xaxis9": {"anchor": "y9", "domain": [0, 0.45], "title": "PC1"}, "yaxis": {"anchor": "x", "domain": [0.88, 1], "title": "PC2"}, "yaxis10": {"anchor": "x10", "domain": [0, 0.12], "title": "PC3"}, "yaxis2": {"anchor": "x2", "domain": [0.88, 1], "title": "PC3"}, "yaxis3": {"anchor": "x3", "domain": [0.66, 0.78], "title": "PC2"}, "yaxis4": {"anchor": "x4", "domain": [0.66, 0.78], "title": "PC3"}, "yaxis5": {"anchor": "x5", "domain": [0.44, 0.56], "title": "PC2"}, "yaxis6": {"anchor": "x6", "domain": [0.44, 0.56], "title": "PC3"}, "yaxis7": {"anchor": "x7", "domain": [0.22, 0.34], "title": "PC2"}, "yaxis8": {"anchor": "x8", "domain": [0.22, 0.34], "title": "PC3"}, "yaxis9": {"anchor": "x9", "domain": [0, 0.12], "title": "PC2"}}}
